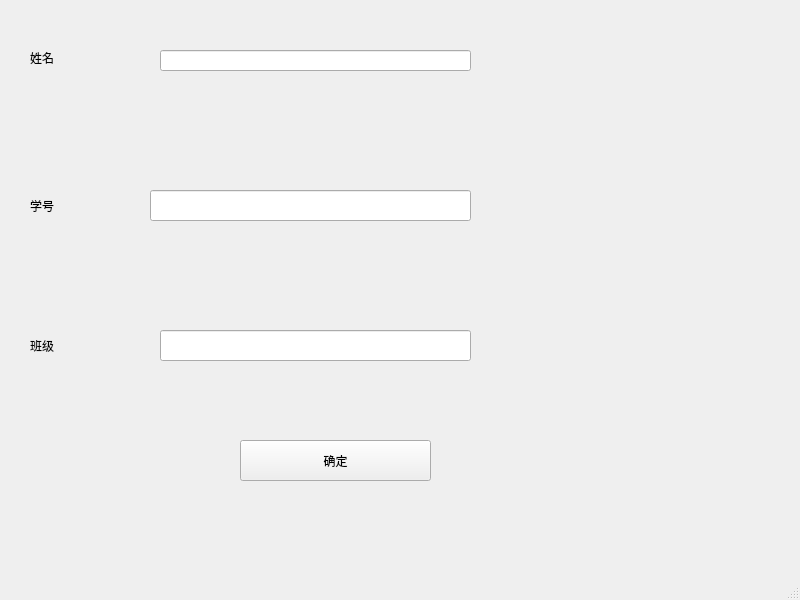
<?xml version="1.0" encoding="UTF-8"?>
<ui version="4.0">
 <class>studig</class>
 <widget class="QMainWindow" name="studig">
  <property name="geometry">
   <rect>
    <x>0</x>
    <y>0</y>
    <width>800</width>
    <height>600</height>
   </rect>
  </property>
  <property name="windowTitle">
   <string>MainWindow</string>
  </property>
  <widget class="QWidget" name="centralwidget">
   <widget class="QLabel" name="label">
    <property name="geometry">
     <rect>
      <x>30</x>
      <y>50</y>
      <width>51</width>
      <height>16</height>
     </rect>
    </property>
    <property name="text">
     <string>姓名</string>
    </property>
   </widget>
   <widget class="QLabel" name="label_2">
    <property name="geometry">
     <rect>
      <x>30</x>
      <y>190</y>
      <width>61</width>
      <height>31</height>
     </rect>
    </property>
    <property name="text">
     <string>学号</string>
    </property>
   </widget>
   <widget class="QLabel" name="label_3">
    <property name="geometry">
     <rect>
      <x>30</x>
      <y>330</y>
      <width>101</width>
      <height>31</height>
     </rect>
    </property>
    <property name="text">
     <string>班级</string>
    </property>
   </widget>
   <widget class="QLineEdit" name="lineEdit">
    <property name="geometry">
     <rect>
      <x>160</x>
      <y>50</y>
      <width>311</width>
      <height>21</height>
     </rect>
    </property>
   </widget>
   <widget class="QLineEdit" name="lineEdit_2">
    <property name="geometry">
     <rect>
      <x>150</x>
      <y>190</y>
      <width>321</width>
      <height>31</height>
     </rect>
    </property>
   </widget>
   <widget class="QLineEdit" name="lineEdit_3">
    <property name="geometry">
     <rect>
      <x>160</x>
      <y>330</y>
      <width>311</width>
      <height>31</height>
     </rect>
    </property>
   </widget>
   <widget class="QPushButton" name="pushButton">
    <property name="geometry">
     <rect>
      <x>240</x>
      <y>440</y>
      <width>191</width>
      <height>41</height>
     </rect>
    </property>
    <property name="text">
     <string>确定</string>
    </property>
   </widget>
  </widget>
  <widget class="QMenuBar" name="menubar">
   <property name="geometry">
    <rect>
     <x>0</x>
     <y>0</y>
     <width>800</width>
     <height>17</height>
    </rect>
   </property>
  </widget>
  <widget class="QStatusBar" name="statusbar"/>
 </widget>
 <resources/>
 <connections/>
</ui>
